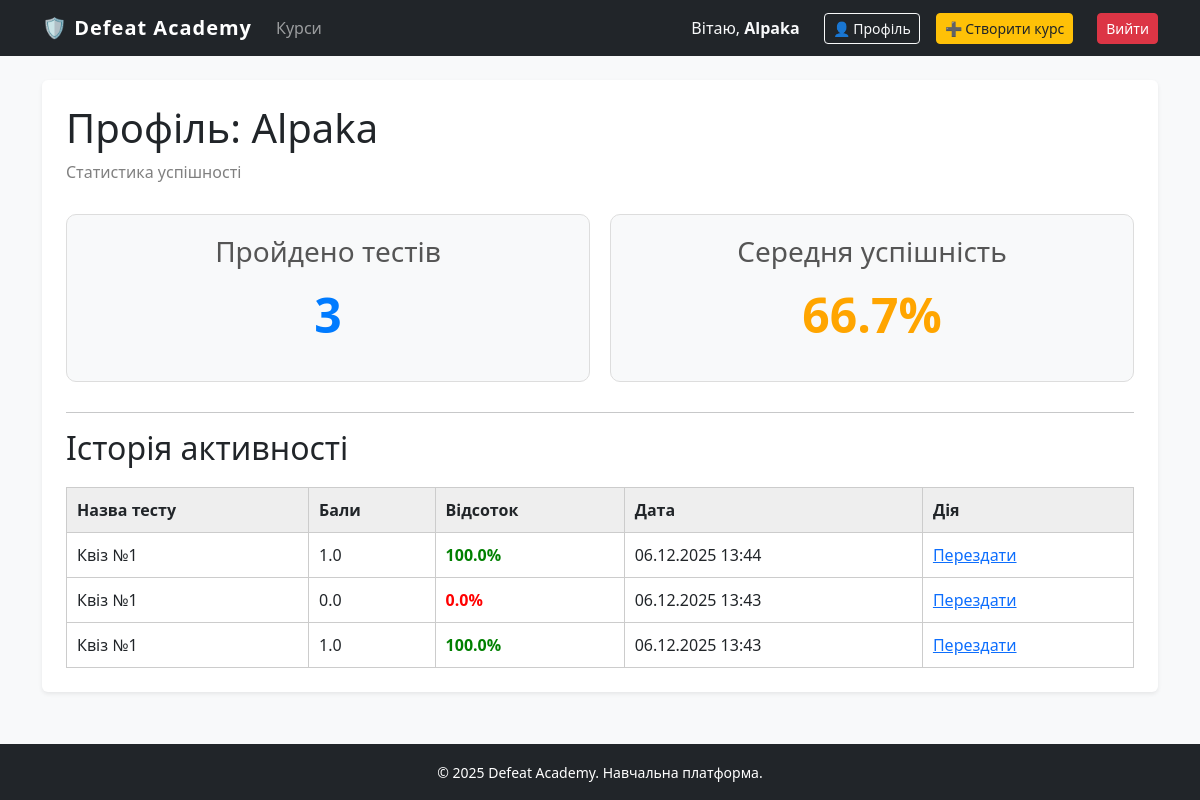
The page /profile/ (signed in) on the database as committed earlier.
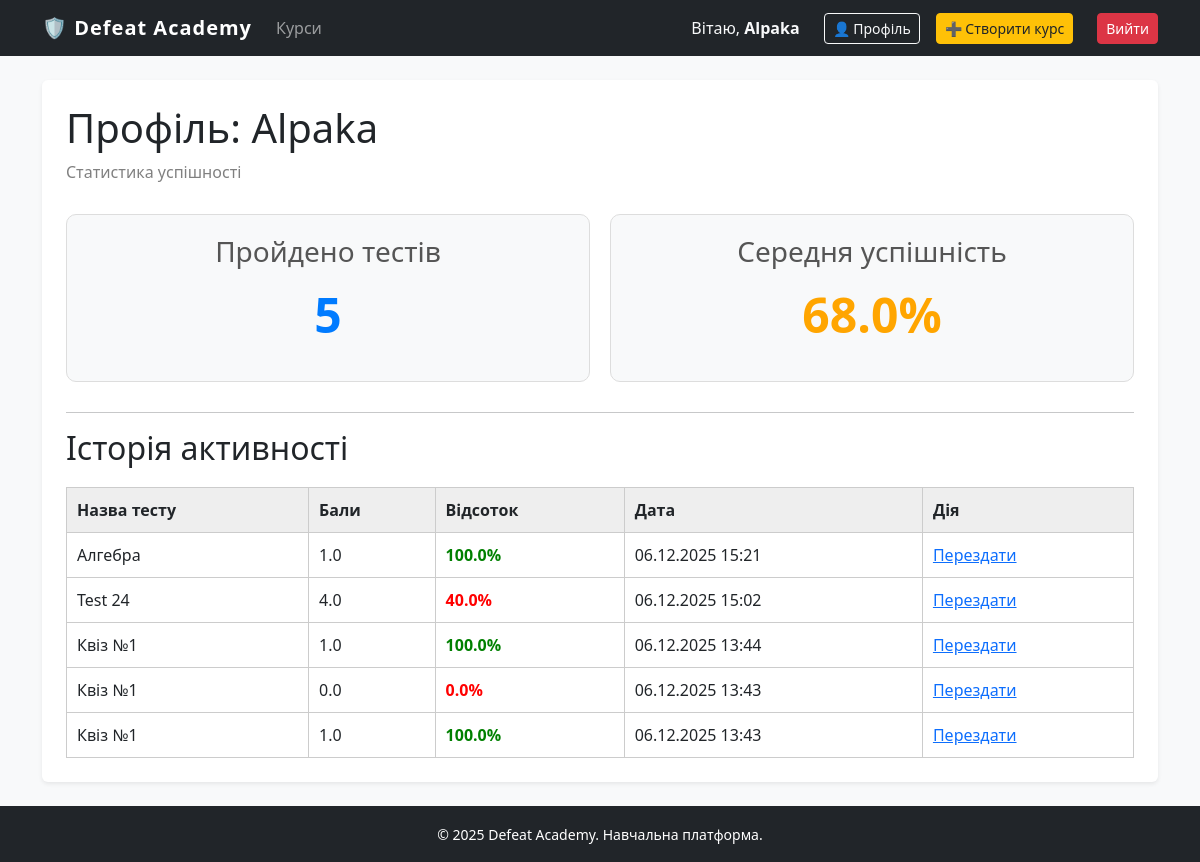
The same page on the database as committed later.
### academy/models.py (models this page shows, shortened)
class Result(models.Model):
    test = models.ForeignKey(Test, on_delete=models.CASCADE)
    user = models.ForeignKey(User, on_delete=models.CASCADE)
    score = models.FloatField()      # Кількість правильних відповідей
    percentage = models.FloatField() # Відсоток успішності
    created_at = models.DateTimeField(auto_now_add=True)

class Test(models.Model):
    course = models.ForeignKey(Course, on_delete=models.CASCADE)
    name = models.CharField(max_length=200)
    max_score = models.PositiveIntegerField(default=100)
    duration = models.PositiveIntegerField(default=20, help_text='Хв')

### academy/views.py (the view)
# urls.py: path('profile/', views.profile, name='profile'),
@login_required
def profile(request):
    user = request.user
    user_results = Result.objects.filter(user=user).order_by('-created_at')
    total_tests_taken = user_results.count()
    stats = user_results.aggregate(Avg('percentage'))
    average_score = stats['percentage__avg']
    if average_score is None:
        average_score = 0
    context = {
        'results': user_results,
        'total_tests_taken': total_tests_taken,
        'average_score': round(average_score, 1),
    }
    return render(request, 'academy/profile.html', context)

### academy/templates/academy/profile.html
{% extends 'academy/base.html' %}
{% block content %}
<div>
    <h1>Профіль: {{ user.username }}</h1>
    <p style="color: gray;">Статистика успішності</p>
    <div style="display: flex; gap: 20px; margin: 30px 0;">
        <div style="flex: 1; padding: 20px; background: #f8f9fa; border-radius: 10px; text-align: center; border: 1px solid #ddd;">
            <h3 style="margin: 0; color: #555;">Пройдено тестів</h3>
            <p style="font-size: 3em; font-weight: bold; margin: 10px 0; color: #007bff;">
                {{ total_tests_taken }}
            </p>
        </div>
        <div style="flex: 1; padding: 20px; background: #f8f9fa; border-radius: 10px; text-align: center; border: 1px solid #ddd;">
            <h3 style="margin: 0; color: #555;">Середня успішність</h3>
            <p style="font-size: 3em; font-weight: bold; margin: 10px 0; color: {% if average_score >= 80 %}green{% elif average_score >= 50 %}orange{% else %}red{% endif %};">
                {{ average_score }}%
            </p>
        </div>
    </div>
    <hr>
    <h2>Історія активності</h2>
    {% if results %}
        <table style="width: 100%; border-collapse: collapse; margin-top: 20px;">
            <thead>
                <tr style="background: #eee; text-align: left;">
                    <th style="padding: 10px; border: 1px solid #ccc;">Назва тесту</th>
                    <th style="padding: 10px; border: 1px solid #ccc;">Бали</th>
                    <th style="padding: 10px; border: 1px solid #ccc;">Відсоток</th>
                    <th style="padding: 10px; border: 1px solid #ccc;">Дата</th>
                    <th style="padding: 10px; border: 1px solid #ccc;">Дія</th>
                </tr>
            </thead>
            <tbody>
                {% for res in results %}
                <tr>
                    <td style="padding: 10px; border: 1px solid #ccc;">{{ res.test.name }}</td>
                    <td style="padding: 10px; border: 1px solid #ccc;">{{ res.score }}</td>
                    <td style="padding: 10px; border: 1px solid #ccc;">
                        <span style="font-weight: bold; color: {% if res.percentage >= 80 %}green{% elif res.percentage >= 50 %}orange{% else %}red{% endif %};">
                            {{ res.percentage }}%
                        </span>
                    </td>
                    <td style="padding: 10px; border: 1px solid #ccc;">{{ res.created_at|date:"d.m.Y H:i" }}</td>
                    <td style="padding: 10px; border: 1px solid #ccc;">
                        <a href="{% url 'academy:test' res.test.course.id res.test.id %}">Перездати</a>
                    </td>
                </tr>
                {% endfor %}
            </tbody>
        </table>
    {% else %}
        <p>Ви ще не проходили жодного тесту. <a href="{% url 'academy:index' %}">Почати навчання!</a></p>
    {% endif %}
</div>
{% endblock %}

Rows that differ between the two databases and show on the page:
added Result: test.name "Алгебра", score "1.0", percentage "100.0", created_at "06.12.2025 15:21"
added Result: test.name "Test 24", score "4.0", percentage "40.0", created_at "06.12.2025 15:02"
Other text that changed with them:
{{ total_tests_taken }}: "3" → "5"
{{ average_score }}: "66.7" → "68.0"
